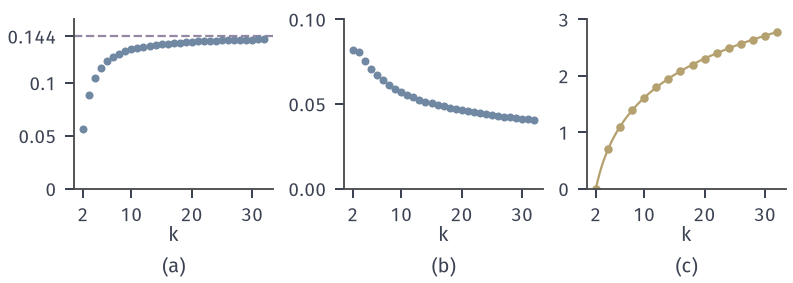

Write the Python code that produced this figure.
"""Mutual information of equal-probability k x k bin labels.
(a) standard bivariate Gaussian rho = 0.5: I_k (blue dots) increasing to I = 0.144 (purple dashed);
(b) the same normalised, I_k / ln k;  (c) continuous parabola Y = X^2: I_k = ln(k/2) for even k (yellow), unbounded."""
from pathlib import Path
import sys, math
HERE = Path(__file__).resolve().parent
sys.path.insert(0, str(HERE.parent/"dep-common"))
from common import *

K = np.arange(2, 33)
Ig = np.array([gauss_binned_mi(.5, int(k)) for k in K])
fig, axs = figure(width_mm=112, height_mm=40, ncols=3)
ax = axs[0]
ax.axhline(float(gauss_mi(.5)), color=PURPLE, lw=.9, ls='--')
ax.plot(K, Ig, 'o', color=BLUE, ms=2.2)
ax.set_ylim(0, .16); ax.set_xticks([2, 10, 20, 30]); ax.set_yticks([0, .05, .1, .144])
ax.set_xlabel('$k$', labelpad=0); ax.set_box_aspect(.85); tag(ax, '(a)', y=-.4)
gfmt(ax)
ax = axs[1]
ax.plot(K, Ig/np.log(K), 'o', color=BLUE, ms=2.2)
ax.set_ylim(0, .1); ax.set_xticks([2, 10, 20, 30]); ax.set_yticks([0, .05, .1])
ax.set_xlabel('$k$', labelpad=0); ax.set_box_aspect(.85); tag(ax, '(b)', y=-.4)
ax = axs[2]
Ke = K[K % 2 == 0]
ax.plot(Ke, np.log(Ke/2), 'o', color=YELLOW, ms=2.4)
kk = np.linspace(2, 32, 200); ax.plot(kk, np.log(kk/2), color=YELLOW, lw=.9)
ax.set_ylim(0, 3); ax.set_xticks([2, 10, 20, 30]); ax.set_yticks([0, 1, 2, 3])
ax.set_xlabel('$k$', labelpad=0); ax.set_box_aspect(.85); tag(ax, '(c)', y=-.4)
# check parabola formula numerically for k = 4, 8
x, w = grid_x(400000)
chk = {}
for k in (4, 8):
    ex = np.linspace(-1, 1, k+1); ey = (np.arange(k+1)/k)**2
    P = np.zeros((k, k))
    np.add.at(P, (np.clip(np.searchsorted(ex, x, 'right')-1, 0, k-1), np.clip(np.searchsorted(ey, x**2, 'right')-1, 0, k-1)), w)
    chk[str(k)] = [mi_table(P), math.log(k/2)]
save(fig, HERE, 'figure', {'gauss_Ik': dict(zip([int(k) for k in K], Ig.round(5).tolist())), 'parabola_check': chk})
